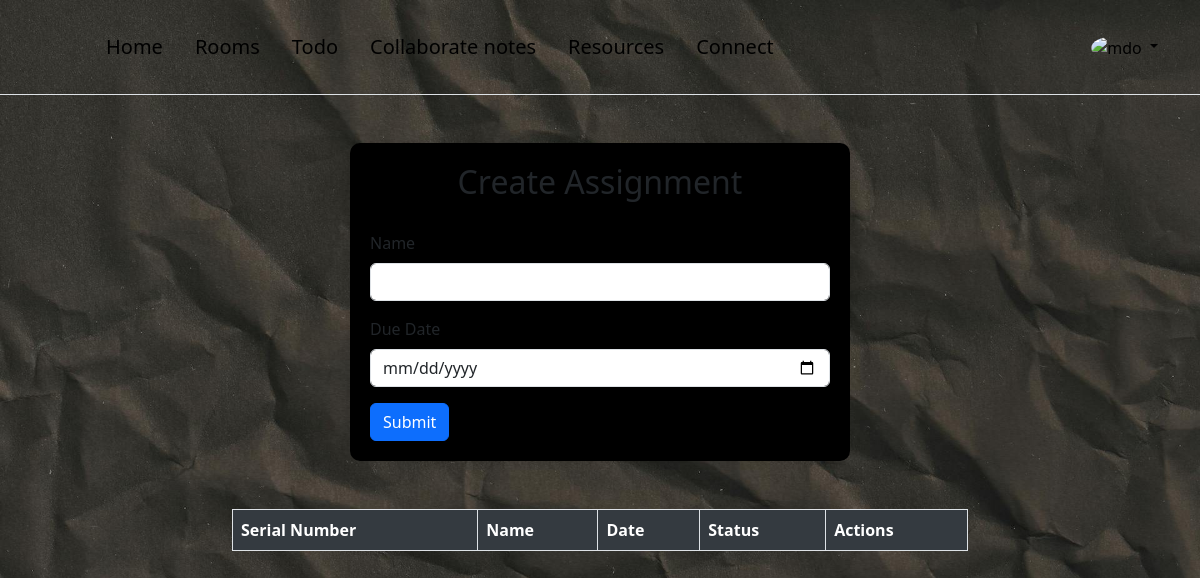
The app's page /todolist/assignments/ (signed in), older data.
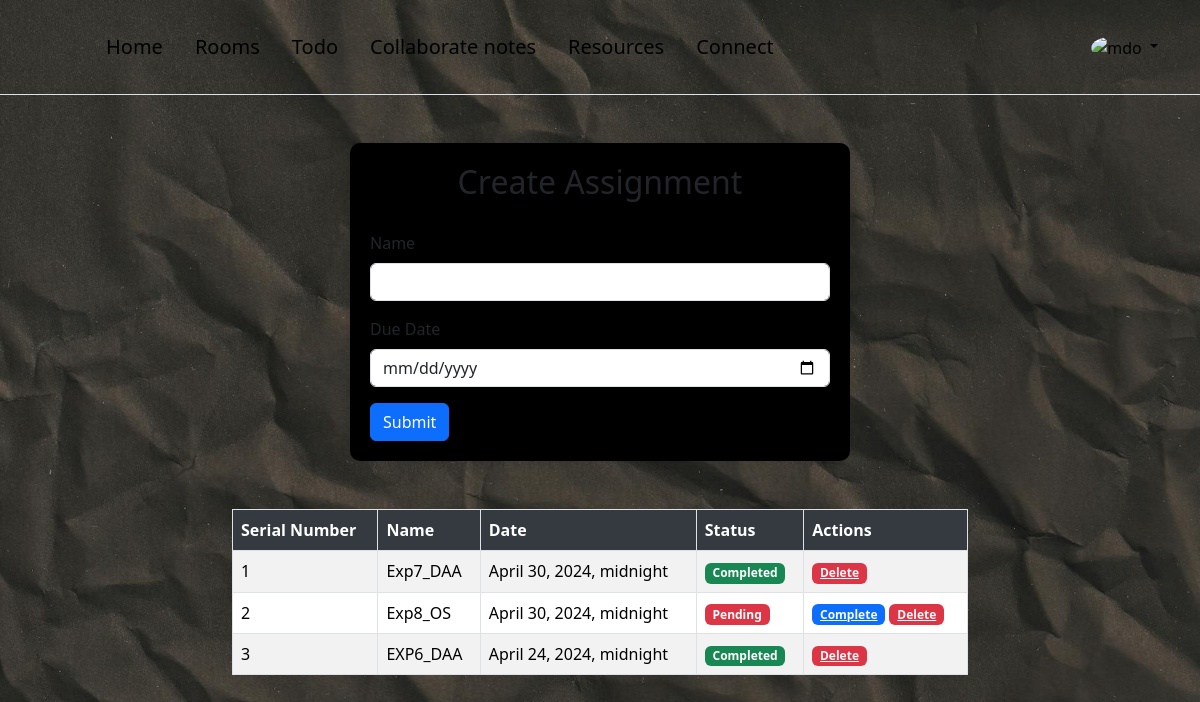
The same page, newer data.
### todolist/models.py (models this page shows, shortened)
class Assignment(models.Model):
    uuid = models.UUIDField(primary_key=True, default=uuid.uuid4, editable=False)
    name = models.CharField(max_length=200)
    due_date = models.DateTimeField()
    completed = models.BooleanField(default=False)

### todolist/views.py (the view)
# urls.py: path('assignments/', views.assignments, name='assignments'),
@login_required(login_url='accounts:login')
def assignments(request):
    assignments= Assignment.objects.all()
    currentTime = datetime.now().replace(tzinfo=None)
    for a in assignments:
        if a.due_date is not None:
            a.is_before_due_date = a.due_date.replace(tzinfo=None) < currentTime
        else:
            a.is_before_due_date = False
    context = {
        'currentTime': currentTime,
        'assignments': assignments
    }
    return render(request, 'todolist/assignments.html',context)

### frontend/templates/todolist/assignments.html (shortened to what this page needs)
{% extends "base/base.html" %}
{% load static %}
{% load widget_tweaks %}
{% block content %}
<div class="container my-5">
    <div class="row justify-content-center">
        <div class="col-md-6">
            <div class="form-container">
                <h2 class="form-title">Create Assignment</h2>
                <form action="{% url 'todolist:create_assignments' %}" method="POST">
                    <div class="mb-3">
                        <label for="exampleInputName" class="form-label">Name</label>
                        <input type="text" class="form-control" name="name" required>
                    </div>
                    <div class="mb-3">
                        <label for="exampleInputDate" class="form-label">Due Date</label>
                        <input type="date" class="form-control" name="due_date" required>
                    </div>
                    <button type="submit" class="btn btn-primary">Submit</button>
                </form>
            </div>
        </div>
    </div>
</div>
<div class="container table-container">
    <div class="row justify-content-center">
        <div class="col-md-8">
            <table class="table table-bordered table-striped">
                <thead>
                    <tr>
                        <th>Serial Number</th>
                        <th>Name</th>
                        <th>Date</th>
                        <th>Status</th>
                        <th>Actions</th>
                    </tr>
                </thead>
                <tbody>
                    {% for s in assignments %}
                        <tr class="{% if s.due_date > s.currentTime %}green-row{% else %}red-row{% endif %}">
                            {% if forloop.first %}
                                <td>1</td>
                            {% else %}
                                <td>{{ forloop.counter }}</td>
                            {% endif %}
                            <td>{{ s.name }}</td>
                            <td>{{ s.due_date }}</td>
                            <td>
                                {% if s.completed %}
                                    <span class="badge bg-success">Completed</span>
                                {% else %}
                                    <span class="badge bg-danger">Pending</span>
                                {% endif %}
                            </td>
                            <td>
                                {% if not s.completed %}
                                    <a class="badge bg-primary text-light" href="{% url 'todolist:complete_assignments' s.uuid %}">Complete</a>
                                {% endif %}
                                <a class="badge bg-danger text-light" href="{% url 'todolist:delete_assignments' s.uuid %}">Delete</a>
                            </td>
                        </tr>
                    {% endfor %}
                </tbody>
            </table>
        </div>
    </div>
</div>
{% endblock %}

Row changes from the older to the newer data that the page shows:
added Assignment: shows "1", name "Exp7_DAA", due_date "April 30, 2024, midnight", completed "Completed"
added Assignment: name "Exp8_OS", due_date "April 30, 2024, midnight", completed "Pending"
added Assignment: name "EXP6_DAA", due_date "April 24, 2024, midnight", completed "Completed"
